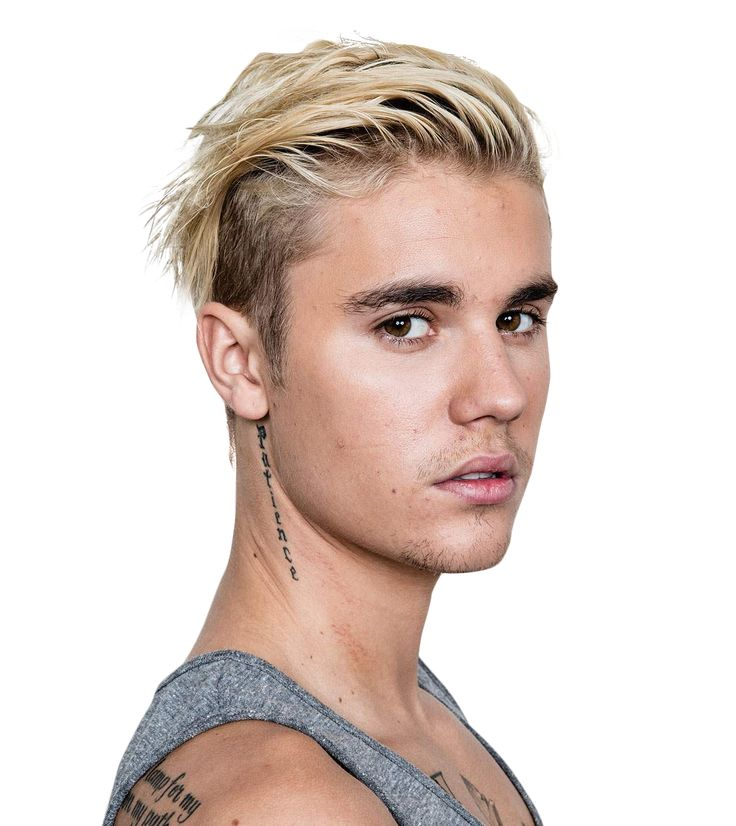
#> input picture images/Justin/1.jpg, 736 x 826 px
$ python -i Face_Monitor.py   (imports and definitions only)
#> lines starting #> are read from the running program, lines starting #| are printed output that depends on the picture
#> further down, picture is the input picture: shape (826, 736, 3); mean B, G, R 203.5, 209.8, 223.5
import cv2
import os
import time
import numpy as np
from threading import Thread
from keras_facenet import FaceNet
import pickle

# Initialize OpenCV face detection using Haar Cascade
haar_cascade_path = cv2.data.haarcascades + 'haarcascade_frontalface_default.xml'
face_cascade = cv2.CascadeClassifier(haar_cascade_path)

# Load FaceNet model
# [1 line that did not run here, left out]

# Load face database
# [2 lines not run here, left out]

# Directory to save unknown face images
unknown_faces_dir = "unknown_faces"
# [1 line not run here, left out]

# Function to process each frame
def process_frame(frame):
    # Convert frame to grayscale for face detection
    gray = cv2.cvtColor(frame, cv2.COLOR_BGR2GRAY)
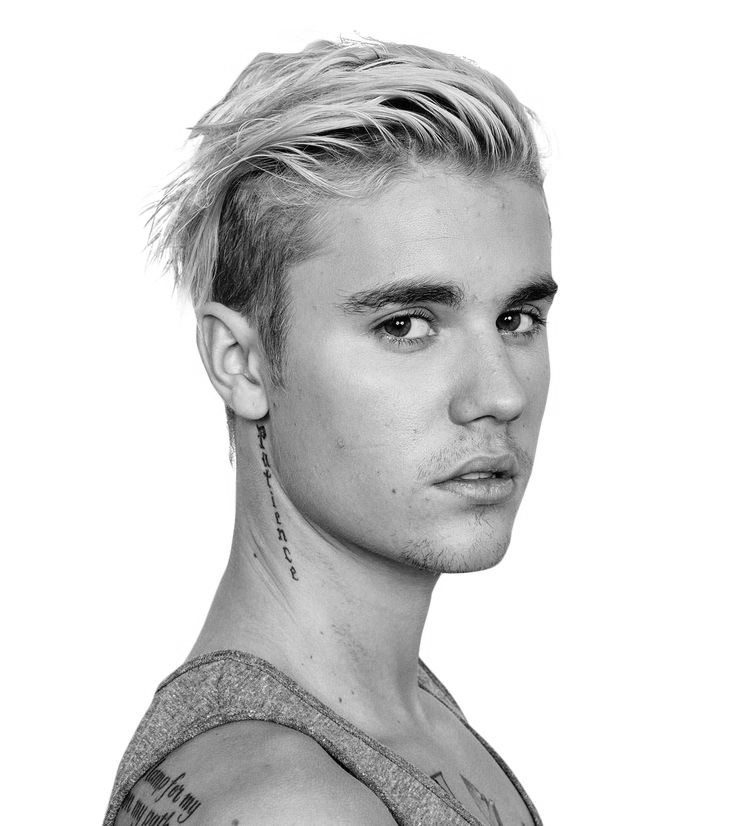
#> gray: shape (826, 736); min 0, max 255, mean 213.2

    # Detect faces
    faces = face_cascade.detectMultiScale(gray, scaleFactor=1.1, minNeighbors=4)
#> faces = [[302, 189, 334, 334], [113, 146, 435, 435]]

    for (x, y, w, h) in faces:
        face_img = cv2.resize(frame[y:y+h, x:x+w], (160, 160))
        face_signature = face_net.embeddings(np.expand_dims(face_img, axis=0))

        min_dist = 0.94
        identity = 'Unknown'

        # Check distance to known faces in the database
        for key, value in database.items():
            dist = np.linalg.norm(value - face_signature)
            if dist < min_dist:
                min_dist = dist
                identity = key

        # Draw rectangle around the face
        color = (0, 0, 255) if identity == 'Unknown' else (0, 255, 0)
        cv2.rectangle(frame, (x, y), (x+w, y+h), color, 2)
        cv2.putText(frame, identity, (x, y-10), cv2.FONT_HERSHEY_SIMPLEX, 0.9, color, 2)

        # Save frame if unknown face detected
        if identity == 'Unknown':
            unknown_face_filename = os.path.join(unknown_faces_dir, f"unknown_face_{time.strftime('%Y%m%d%H%M%S')}.jpg")
            cv2.imwrite(unknown_face_filename, frame)
            print("Unknown face captured and saved.")
#> this loop made 1 pass
#> pass 1, in process_frame, `face_img = cv2.resize(frame[y:y+h, x:x+w], (160, 160))`:
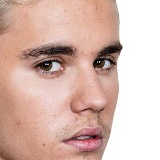
#> face_img: shape (160, 160, 3); mean B, G, R 175.4, 185.5, 216.3

# Function to read frames from the camera
def read_frames(cap):
    try:
        while True:
            ret, frame = cap.read()
            if not ret:
                continue

            current_datetime = time.strftime("%Y-%m-%d %H:%M:%S")
            cv2.putText(frame, current_datetime, (10, 30), cv2.FONT_HERSHEY_SIMPLEX, 0.9, (0, 0, 255), 2)

            # Process every frame
            process_frame(frame)

            # Display the resulting frame
            cv2.imshow('frame', frame)

            # Break the loop on 'ESC' key press
            if cv2.waitKey(1) & 0xFF == 27:
                break

    finally:
        # Release video capture and close windows
        cap.release()
        cv2.destroyAllWindows()

# Main function
def main():
    cap = cv2.VideoCapture(0)

    # Create and start thread for reading frames
    frame_thread = Thread(target=read_frames, args=(cap,))
    frame_thread.start()

    # Wait for the frame thread to finish
    frame_thread.join()

# [2 lines not run here, left out]

>>> import cv2
>>> picture = cv2.imread('images/Justin/1.jpg')
#> (the run stopped early here; a loop or call above may not have finished)

$ run again, on images/Justin/2.jpg
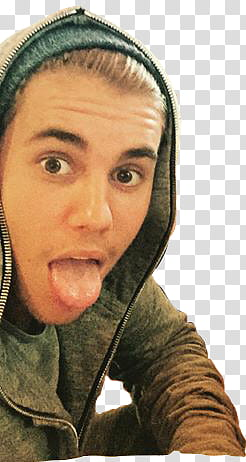
#> input picture images/Justin/2.jpg, 246 x 462 px
#> picture is the input picture: shape (462, 246, 3); mean B, G, R 120.6, 145, 166.7
#> in process_frame, `gray = cv2.cvtColor(frame, cv2.COLOR_BGR2GRAY)`:
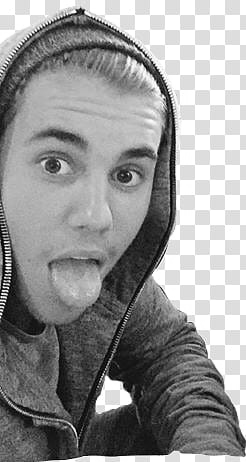
#> gray: shape (462, 246); min 0, max 255, mean 148.7
#> faces = [[8, 96, 177, 177]]
#> the loop in process_frame, `for (x, y, w, h) in faces:` made 1 pass
#> pass 1, in process_frame, `face_img = cv2.resize(frame[y:y+h, x:x+w], (160, 160))`:
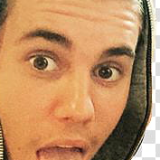
#> face_img: shape (160, 160, 3); mean B, G, R 97.8, 141, 190

$ run again, on images/Justin/4.jpg
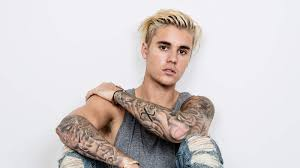
#> input picture images/Justin/4.jpg, 300 x 168 px
#> picture is the input picture: shape (168, 300, 3); mean B, G, R 204.8, 204.8, 212.3
#> in process_frame, `gray = cv2.cvtColor(frame, cv2.COLOR_BGR2GRAY)`:
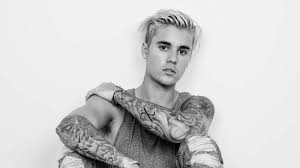
#> gray: shape (168, 300); min 0, max 253, mean 207
#> faces = [[141, 24, 63, 63]]
#> the loop in process_frame, `for (x, y, w, h) in faces:` made 1 pass
#> pass 1, in process_frame, `face_img = cv2.resize(frame[y:y+h, x:x+w], (160, 160))`:
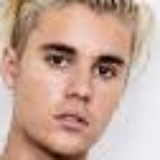
#> face_img: shape (160, 160, 3); mean B, G, R 152.6, 167.1, 199

$ run again, on images/Justin/3.png
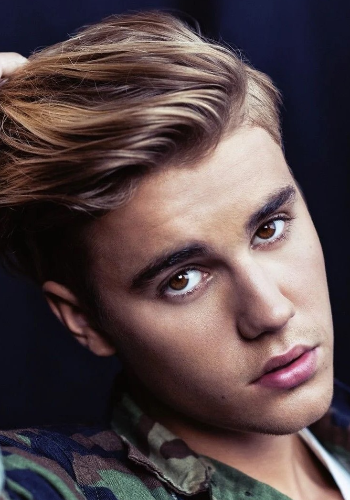
#> input picture images/Justin/3.png, 350 x 500 px
#> picture is the input picture: shape (500, 350, 3); mean B, G, R 72.4, 70.6, 86.4
#> in process_frame, `gray = cv2.cvtColor(frame, cv2.COLOR_BGR2GRAY)`:
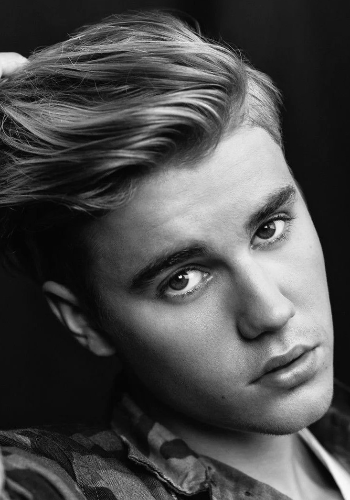
#> gray: shape (500, 350); min 1, max 250, mean 75.5
#> faces = ()
